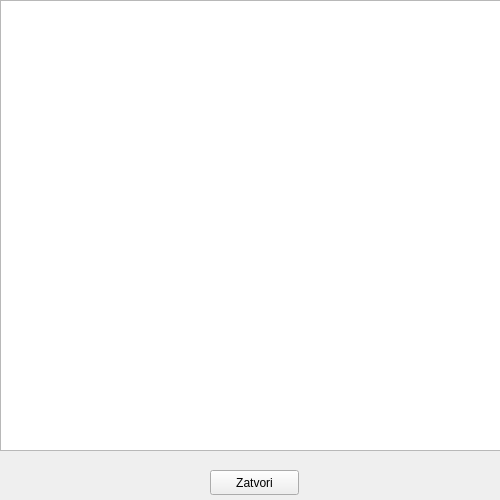
<?xml version="1.0" encoding="UTF-8"?>
<ui version="4.0">
 <class>Prikaz_plana</class>
 <widget class="QWidget" name="Prikaz_plana">
  <property name="geometry">
   <rect>
    <x>0</x>
    <y>0</y>
    <width>500</width>
    <height>500</height>
   </rect>
  </property>
  <property name="minimumSize">
   <size>
    <width>500</width>
    <height>500</height>
   </size>
  </property>
  <property name="maximumSize">
   <size>
    <width>500</width>
    <height>500</height>
   </size>
  </property>
  <property name="windowTitle">
   <string>Form</string>
  </property>
  <widget class="QPushButton" name="btn_zatvori_plan">
   <property name="geometry">
    <rect>
     <x>210</x>
     <y>470</y>
     <width>89</width>
     <height>25</height>
    </rect>
   </property>
   <property name="text">
    <string>Zatvori</string>
   </property>
  </widget>
  <widget class="QTextBrowser" name="txt_plan">
   <property name="geometry">
    <rect>
     <x>0</x>
     <y>0</y>
     <width>501</width>
     <height>451</height>
    </rect>
   </property>
  </widget>
 </widget>
 <resources/>
 <connections>
  <connection>
   <sender>btn_zatvori_plan</sender>
   <signal>clicked()</signal>
   <receiver>Prikaz_plana</receiver>
   <slot>close()</slot>
   <hints>
    <hint type="sourcelabel">
     <x>254</x>
     <y>482</y>
    </hint>
    <hint type="destinationlabel">
     <x>249</x>
     <y>249</y>
    </hint>
   </hints>
  </connection>
 </connections>
</ui>
